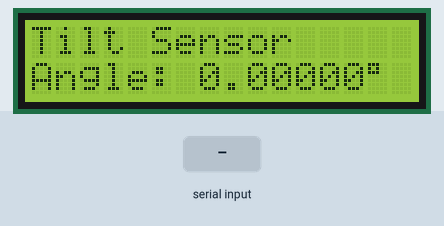
A sketch run on a simulated ESP8266 (NodeMCU). On the bench: 16×2 character LCD. The test bench sets the inputs (shaded band). WiFi joins after 1.5 s; servers stay silent unless stated; what the sketch prints to the serial monitor is not drawn.

Above: at 3.0 s.
3.1 s: "<90,45,200>" received over the second serial link
At 4.2 s:
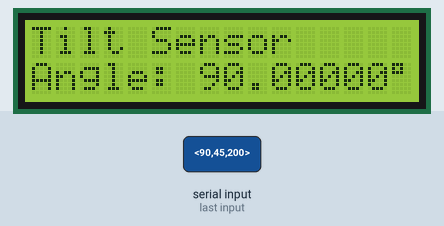
4.6 s: "<5>" received over the second serial link
At 5.8 s:
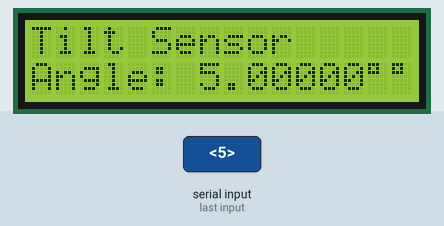
6.1 s: "<90,45>" received over the second serial link
At 7.1 s:
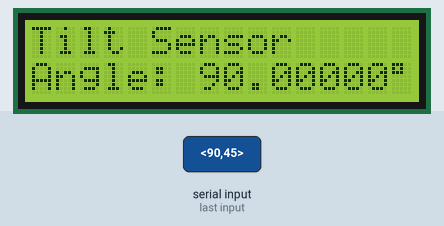
Timing chart, 0 to 9.1 s (numbered marks = the images above; inputs shaded):
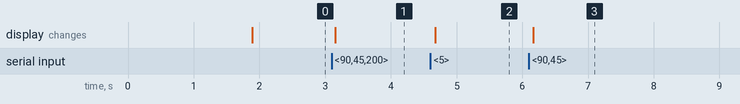

The sketch:

a_mainCode.ino
```cpp
/*
   Developer Name: Saad Ur Rehman
   Project Name: Development of a Low-Cost Tilt Sensing System for Construction Health Monitoring
   Project by: Pak Zar Zameen
   Supervisor: Dr. Waqar Shahid Qureshi
   Research Funded by: AIT Solutions
*/

#include "main.h"


void setup() {
  Serial.begin(9600);

  Blynk.begin(auth, ssid, pass);
  adicup.begin(115200);
  Serial.println();
  timer.setInterval(300L, upload); //runs every second (previous value was 500L)

  Wire.begin(D2, D1);
  lcd.begin();
  lcd.home();
  lcd.print("Tilt Sensor");

  time_start = millis();
}

void loop() {
  serialReceive();

//  removeOffset();

  displayLCD(); //

  Blynk.run(); // Initiates BlynkTimer

  sleepTimer(); //calculate time
  //  if (time_now >= OFF_TIME)
  //    enterSleep();
  webDash();

  timer.run();
}
```

b_sleep.ino
```cpp
void sleepTimer(void)
{
  time_now = millis();
  time_now = time_now - time_start;
}

void enterSleep(void)
{
  /* Copy contents and go to sleep*/
  Serial.println("***Entering Sleep****");
  delay(2000);
//  ESP.deepSleep(0); /*Sleep Forever until RST pin is set LOW*/
}
```

c_receiver.ino
```cpp
//============
void serialReceive()
{
  adicup.listen();
  recvWithStartEndMarkers();

  //  for (int i = 0; i < 5; i++) //Take Five Values of Each Reading and then average
  //  {
  if (newData == true)
  {
    strcpy(tempChars, receivedChars);
    parseData();
    //    showParsedData();
    newData = false;
  }
//  pitch_avg = pitch + pitch_avg;
//  roll_avg = roll + roll_avg;
  //  }
  //  pitch_avg = pitch_avg / 5; // calculate average
  //  roll_avg = roll_avg / 5; //
  //  Serial.println("Average Value of Pitch: ");
  //  Serial.println(pitch_avg);
  //  Serial.println("Average Value of Roll: ");
  //  Serial.println(roll_avg);
  //  pitch = pitch_avg;
  //  roll = roll_avg;
  showParsedData();
}
//============

void recvWithStartEndMarkers() {
  static boolean recvInProgress = false;
  static byte ndx = 0;
  char startMarker = '<';
  char endMarker = '>';
  char rc;

  while (adicup.available() > 0 && newData == false) {
    rc = adicup.read();

    if (recvInProgress == true) {
      if (rc != endMarker) {
        receivedChars[ndx] = rc;
        ndx++;
        if (ndx >= numChars) {
          ndx = numChars - 1;
        }
      }
      else {
        receivedChars[ndx] = '\0'; // terminate the string
        recvInProgress = false;
        ndx = 0;
        newData = true;
      }
    }

    else if (rc == startMarker) {
      recvInProgress = true;
    }
  }
}

//============

void parseData() {

  char * strtokIndx;

  strtokIndx = strtok(tempChars, ",");
  pitch = atof(strtokIndx);

  strtokIndx = strtok(NULL, ",");
  roll = atof(strtokIndx);     // convert this part to a float

}

//============

void showParsedData() {
  Serial.print("Pitch: ");
  Serial.println(pitch, 10);
  Serial.print("Roll: ");
  Serial.println(roll, 10);
}
```

d_Blynk.ino
```cpp
void upload()
{
  Blynk.virtualWrite(V1, pitch); //change v1 on app
//  Blynk.virtualWrite(V2, roll); //change v2 on app
}

void webDash()
{
  if (time_now >= 15000)
  {
    if (client.connect(server, 80))
    {
      String postStr = apiKey;
      postStr += "&field1=";
      postStr += String(pitch);
      postStr += "\r\n\r\n";

      client.print("POST /update HTTP/1.1\n");
      client.print("Host: api.thingspeak.com\n");
      client.print("Connection: close\n");
      client.print("X-THINGSPEAKAPIKEY: " + apiKey + "\n");
      client.print("Content-Type: application/x-www-form-urlencoded\n");
      client.print("Content-Length: ");
      client.print(postStr.length());
      client.print("\n\n");
      client.print(postStr);
    }
    client.stop();
  }
}
```

main.h
```cpp
/*
 * Developer Name: Saad Ur Rehman
 * Project Name: Development of a Low-Cost Tilt Sensing System for Construction Health Monitoring
 * Project by: Pak Zar Zameen
 * Supervisor: Dr. Waqar Shahid Qureshi
 * Research Funded by: AIT Solutions
 */

#define BLYNK_PRINT Serial
#include <SoftwareSerial.h>
#include <ESP8266WiFi.h>
#include <BlynkSimpleEsp8266.h>
#include <String.h>
#include <LiquidCrystal_I2C.h>
#include <Wire.h>

SoftwareSerial adicup(D7, D8); //software serial RX, TX
LiquidCrystal_I2C lcd(0x27, 16, 2);


const byte numChars = 32;
char receivedChars[numChars];
char tempChars[numChars];        // temporary array for use when parsing

// variables to hold the parsed data
float pitch = 0.0000;
float roll = 0.0000;
float pitch_avg = 0.00, roll_avg = 0.00;
const float offset = 3.555;

boolean newData = false;

char auth[] = "5d5833999f9a46498be4281101f58dc8";
char ssid[] = "nodemcu";
char pass[] = "12345678";

BlynkTimer timer;

uint32_t time_now = 0;
uint32_t time_start = 0;
unsigned const int OFF_TIME = 30000; //30 seconds


//---------------------Update---------------------
const char* server = "api.thingspeak.com";
WiFiClient client;
String apiKey = "4JE86X31RH6JSUXZ";

//===================Serial Communication Functions========================
void recvWithStartEndMarkers();
void parseData();
void showParsedData();
void serialReceive();
//======================================================================


 //==================INTERRUPT========================
void sleepTimer(void); //calculate time to sleep
void enterSleep(void); //ESP deep sleep mode
 //=================================================


//==============WiFi ESP8266=======================
void upload();
void webDash();
//==============================================

void displayLCD();
void removeOffset();
```

e_LCD.ino
```cpp
void displayLCD()
{
  lcd.setCursor(0, 1);  // sets cursor at column 0 row 1
  lcd.print("Angle: ");      // prints temperature in degree Celsius
  lcd.print(pitch, 5);
  lcd.print((char)223);
}

void removeOffset()
{
  if (pitch > 0) //positive
  {
    pitch = abs(pitch - offset);
  }
  else if (pitch < 0)
  {
    pitch = abs(pitch + offset);
  }
}
```

Measured:
- after the input at 3.1 s, the display: changes after 0.05 s (image 1)
- after the input at 4.6 s, the display: changes after 0.07 s (image 2)
- after the input at 6.1 s, the display: changes after 0.07 s (image 3)
